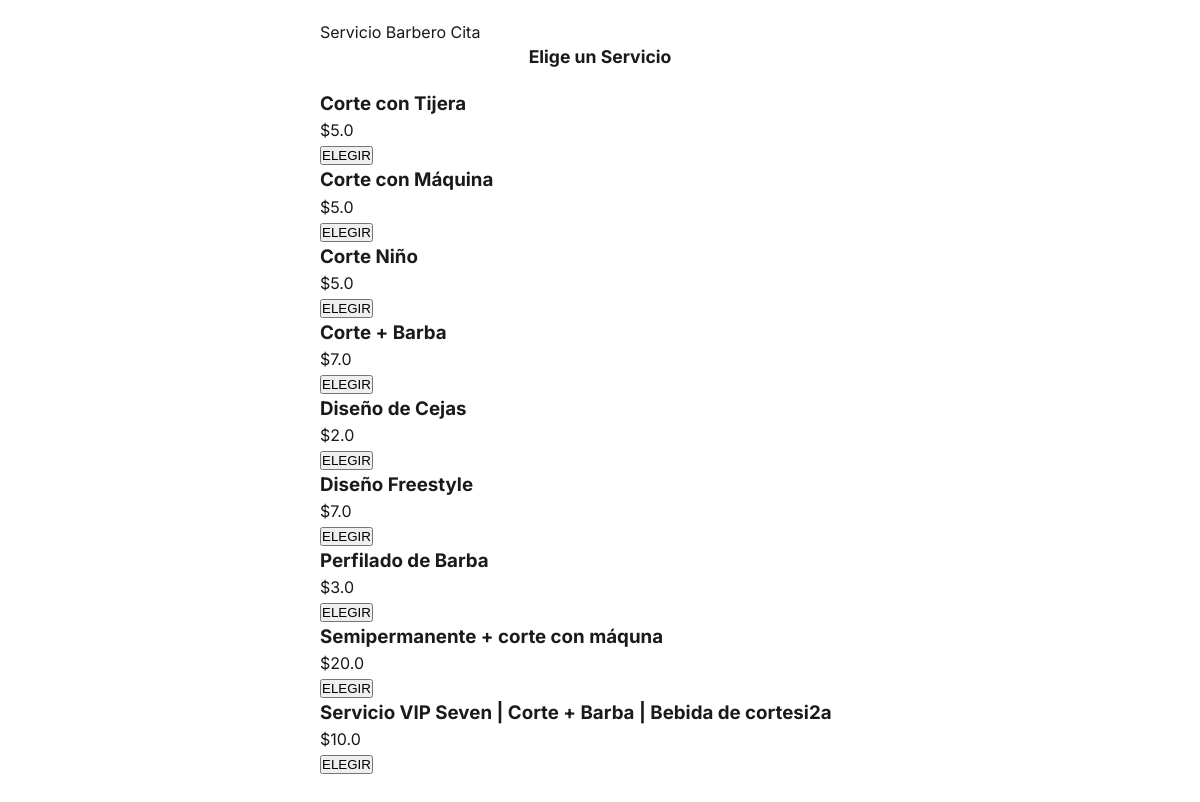
The page / on the database its author committed.
### app.py (models this page shows)
class Servicio(db.Model):
    id = db.Column(db.Integer, primary_key=True)
    nombre = db.Column(db.String(100))
    precio = db.Column(db.Float)
    duracion = db.Column(db.Integer)

### app.py (the view)
@app.route("/")
def index():
    servicios = Servicio.query.all()
    return render_template("servicios.html", servicios=servicios)

### templates/servicios.html (shortened to what this page needs)
{% extends "base.html" %}
{% block content %}
<div class="steps">
    <span class="step active">Servicio</span>
    <span class="step">Barbero</span>
    <span class="step">Cita</span>
</div>
<h2 style="text-align: center; font-size: 1.1rem; margin-bottom: 20px;">Elige un Servicio</h2>
<div class="cards-grid">
    {% for s in servicios %}
    <div class="card">
        <h3>{{ s.nombre }}</h3>
        <span class="price-tag">${{ s.precio }}</span>
        <form action="/barberos" method="POST">
            <button class="btn">ELEGIR</button>
        </form>
    </div>
    {% endfor %}
</div>
{% endblock %}

### templates/base.html (shortened to what this page needs)
<!DOCTYPE html>
<html lang="es">
<head>
    <link rel="stylesheet" href="{{ url_for('static', filename='css/style.css') }}">
</head>
<body>
    <main class="fade-in">
        {% block content %}{% endblock %}
    </main>
</body>
</html>

### static/css/style.css (style rules this page uses)
:root { --bg-color: #ffffff; --text-main: #1a1a1a; --text-muted: #6b6b6b; --accent: #d4af37; --border-color: #e5e5e5; --selection-bg: #f9f9f9; }
* { box-sizing: border-box; margin: 0; padding: 0; -webkit-tap-highlight-color: transparent; }
body { font-family: 'Inter', sans-serif; background-color: var(--bg-color); color: var(--text-main); line-height: 1.5; }
main { max-width: 600px; margin: 0 auto; padding: 20px; padding-bottom: 100px; }

### rows shown on the page
Servicio: nombre "Corte con Tijera", precio "5.0"
Servicio: nombre "Corte con Máquina", precio "5.0"
Servicio: nombre "Corte Niño", precio "5.0"
Servicio: nombre "Corte + Barba", precio "7.0"
Servicio: nombre "Diseño de Cejas", precio "2.0"
Servicio: nombre "Diseño Freestyle", precio "7.0"
Servicio: nombre "Perfilado de Barba", precio "3.0"
Servicio: nombre "Semipermanente + corte con máquna", precio "20.0"
Servicio: nombre "Servicio VIP Seven | Corte + Barba | Bebida de cortesi2a", precio "10.0"
